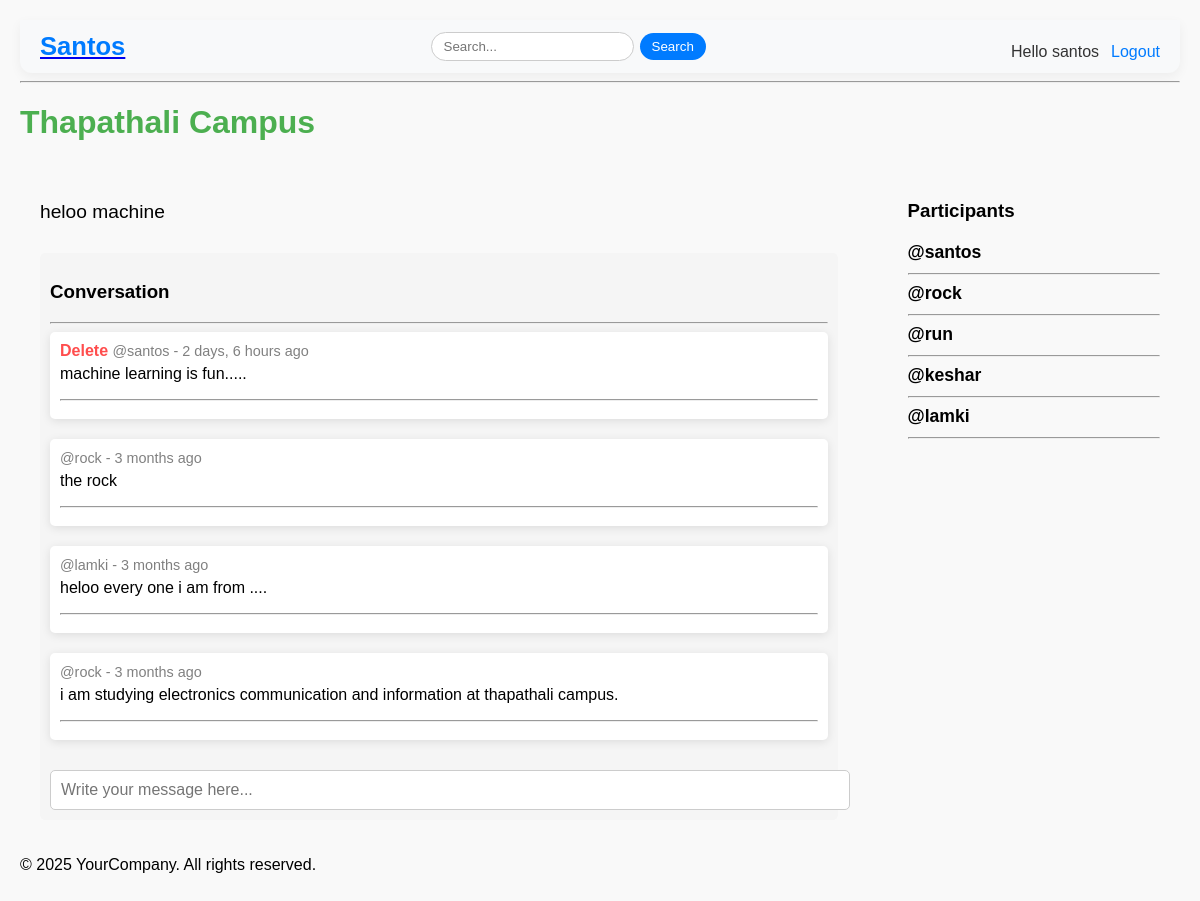
Screenshot of /room/19/ (signed in) with the database file from the repository.
### man/models.py (models this page shows, shortened)
class Room(models.Model):
    host=models.ForeignKey(User, on_delete=models.CASCADE)
    topic=models.ForeignKey(Topic, on_delete=models.CASCADE)
    name=models.CharField( max_length=50)
    participants = models.ManyToManyField(User,related_name='participants',blank=True)
    description=models.TextField(blank=True,null=True)
    updated=models.DateTimeField(auto_now=True)
    created=models.DateTimeField( auto_now_add=True)
    class Meta:
        ordering = ['-updated','-created']

class Message(models.Model):
    user=models.ForeignKey(User, on_delete=models.CASCADE , related_name='messages')
    room = models.ForeignKey(Room, on_delete=models.CASCADE , related_name='messages')
    body = models.TextField()
    updated = models.DateTimeField( auto_now=True)
    created = models.DateTimeField(auto_now_add=True)
    class Meta:
      ordering = ['-updated','-created']

### man/views.py (the view, shortened to what this page needs)
# urls.py: path('room/<str:pk>/',views.room,name='room'),
def room(request, pk):
  try:
    room = Room.objects.get(id=int(pk))
    messages = room.messages.all().order_by('-created')#most rescent messege will show first.
    participants = room.participants.all()
  except Room.DoesNotExist:
    return HttpResponse('Room not found.')
  return render(request, 'room.html', {'room': room,'messages':messages,'participants':participants})

### templates/room.html (shortened to what this page needs)
{% extends "base.html" %}
{% load static %}
{% block nothing %}<link rel="stylesheet" href="{% static 'styles/room.css' %}">{% endblock nothing %}
{% block body %}
<h1 class="room-title">{{ room.name }}</h1>
<div class="room-container">
    <div class="room-details">
        <div class="room-description">
            <p>{{ room.description }}</p>
        </div>
        <div class="comment-wrapper">
            <h3>Conversation</h3>
            <hr>
            {% for message in messages %}
            <div class="message">
                {% if request.user.is_authenticated %}
                {% if request.user == message.user %}
                <a href="{% url 'delete_message' pk=message.id %}" class="delete-btn">Delete</a>
                {% endif %}
                {% endif %}
                <small class="message-meta">@{{ message.user }} - {{ message.created|timesince }} ago</small>
                <p class="message-body">{{ message.body }}</p>
                <hr>
            </div>
            {% endfor %}
            {% if request.user.is_authenticated %}
            <div class="comment-form">
                <form method="POST" action="">
                    <input type="text" name="body" placeholder="Write your message here..." class="message-input" />
                </form>
            </div>
            {% endif %}
        </div>
    </div>
    <div class="participants">
        <h3>Participants</h3>
        <div class="participant-list">
            {% for user in participants %}
            <div class="participant">@{{ user.username }}</div>
            <hr>
            {% endfor %}
        </div>
    </div>
</div>
{% endblock body %}

### templates/nav.html
<nav class="navbar">
    <div class="nav-left">
      <a href="{% url 'home' %}" class="brand"><h1>Santos</h1></a>
    </div>
    <div class="nav-center">
      <form method="GET" action="" class="search-form">
        <input type="search" id="search" name="q" placeholder="Search..." />
        <button type="submit">Search</button>
      </form>
    </div>
    <div class="nav-right">
      {% if request.user.is_authenticated %}
        <p class="user-greet">Hello {{ request.user }}</p>
        <a href="{% url 'logout_user' %}" class="auth-link">Logout</a>
      {% else %}
        <a href="{% url 'login_user' %}" class="auth-link">Login</a>
      {% endif %}
    </div>
  </nav>
  <hr>

### static/styles/room.css (style rules this page uses)
.room-container { display: grid; grid-template-columns: 3fr 1fr; gap: 30px; padding: 20px; }
.room-title { font-size: 2rem; font-weight: bold; color: #4CAF50; margin-bottom: 20px; }
.room-details { padding-right: 20px; }
.room-description { margin-bottom: 30px; font-size: 1.2rem; }
.comment-wrapper { margin-top: 20px; padding: 10px; background-color: #f5f5f5; border-radius: 5px; }
.message { margin-bottom: 20px; padding: 10px; background-color: #fff; border-radius: 5px; box-shadow: 0px 2px 10px rgba(0, 0, 0, 0.1); }
.message-meta { font-size: 0.9rem; color: gray; }
.message-body { font-size: 1rem; margin-top: 5px; }
.comment-form { margin-top: 15px; }
.message-input { width: 100%; padding: 10px; font-size: 1rem; border: 1px solid #ccc; border-radius: 5px; margin-top: 10px; }
.delete-btn { color: #ff4d4d; font-weight: bold; text-decoration: none; }
.participants { padding-left: 20px; }
.participant-list { margin-top: 20px; }
.participant { font-size: 1.1rem; font-weight: bold; margin-bottom: 10px; }
body { font-family: 'Arial', sans-serif; background-color: #f9f9f9; margin: 0; padding: 20px; }

### rows the page displays
Room: name "Thapathali Campus", description "heloo machine"
Message: shows "Delete", user "santos", created "2 days, 6 hours", body "machine learning is fun....."
Message: user "rock", created "3 months", body "the rock"
Message: user "lamki", created "3 months", body "heloo every one i am from ...."
Message: user "rock", created "3 months", body "i am studying electronics communication and information at thapathali campus."

### other values shown
{{ request.user }} "santos"
{{ user.username }} "santos"
{{ user.username }} "rock"
{{ user.username }} "run"
{{ user.username }} "keshar"
{{ user.username }} "lamki"
